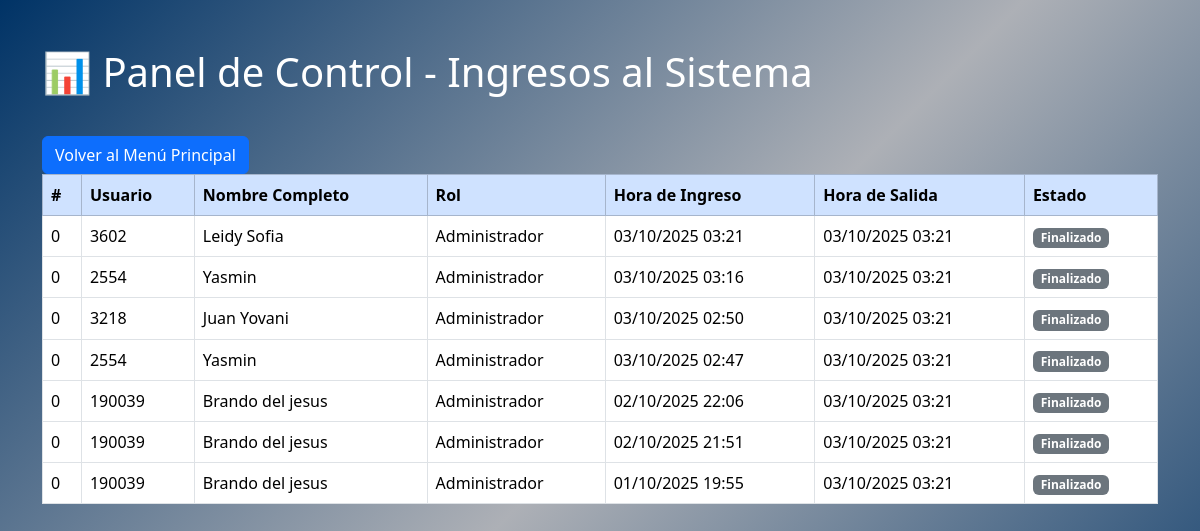
Page /Sistema_Integral/panel_control.php (signed in) on the committed database.
### tables this page shows
CREATE TABLE IF NOT EXISTS `registro_ingresos` (
  `id` int NOT NULL,
  `usuario` varchar(100) NOT NULL,
  `nombre_completo` varchar(255) NOT NULL,
  `rol` varchar(50) NOT NULL,
  `fecha_ingreso` datetime NOT NULL,
  `fecha_salida` datetime DEFAULT NULL
);

### Sistema_Integral/panel_control.php (the view, shortened to what this page needs)
<?php
$conn = new mysqli("localhost", "root", "", "pisi");
$sql = "SELECT id, usuario, nombre_completo, rol, fecha_ingreso, fecha_salida FROM registro_ingresos ORDER BY fecha_ingreso DESC";
$result = $conn->query($sql);
?>
<!DOCTYPE html>
<html lang="es">
<head>
    <link href="https://cdn.jsdelivr.net/npm/bootstrap@5.3.3/dist/css/bootstrap.min.css" rel="stylesheet">
</head>
<body style="background: linear-gradient(135deg, #003366,#ADB0B6,#003366);  margin: 0;height: 100%; min-height: 100vh;">
<div class="container mt-5">
    <h1 class="mb-4 text-white">📊 Panel de Control - Ingresos al Sistema</h1>
        <a href="menu.php" class="btn btn-primary mt-3">
        <i class="bi bi-arrow-left-circle"></i> Volver al Menú Principal
    </a>
    <table class="table table-hover table-bordered align-middle">
        <thead class="table-primary">
            <tr>
                <th>#</th>
                <th>Usuario</th>
                <th>Nombre Completo</th>
                <th>Rol</th>
                <th>Hora de Ingreso</th>
                <th>Hora de Salida</th>
                <th>Estado</th>
            </tr>
        </thead>
        <tbody>
            <?php while($row = $result->fetch_assoc()): ?>
                <tr>
                    <td><?php echo htmlspecialchars($row['id']); ?></td>
                    <td><?php echo htmlspecialchars($row['usuario']); ?></td>
                    <td><?php echo htmlspecialchars($row['nombre_completo']); ?></td>
                    <td><?php echo htmlspecialchars($row['rol']); ?></td>
                    <td><?php echo date('d/m/Y H:i', strtotime($row['fecha_ingreso'])); ?></td>
                    <td>
                        <?php
                        if ($row['fecha_salida']) {
                            echo date('d/m/Y H:i', strtotime($row['fecha_salida']));
                        } else {
                            echo "<span class='text-danger fw-bold'>Conectado</span>";
                        }
                        ?>
                    </td>
                    <td>
                        <?php
                        if ($row['fecha_salida']) {
                            echo "<span class='badge bg-secondary'>Finalizado</span>";
                        } else {
                            echo "<span class='badge bg-success'>Activo</span>";
                        }
                        ?>
                    </td>
                </tr>
            <?php endwhile; ?>
        </tbody>
    </table>
</div>
</body>
</html>

### rows in the picture
registro_ingresos: id "0", usuario "3602", nombre_completo "Leidy Sofia", rol "Administrador", fecha_ingreso "03/10/2025 03:21", fecha_salida "03/10/2025 03:21", shows "Finalizado"
registro_ingresos: id "0", usuario "2554", nombre_completo "Yasmin", rol "Administrador", fecha_ingreso "03/10/2025 03:16", fecha_salida "03/10/2025 03:21", shows "Finalizado"
registro_ingresos: id "0", usuario "3218", nombre_completo "Juan Yovani", rol "Administrador", fecha_ingreso "03/10/2025 02:50", fecha_salida "03/10/2025 03:21", shows "Finalizado"
registro_ingresos: id "0", usuario "2554", nombre_completo "Yasmin", rol "Administrador", fecha_ingreso "03/10/2025 02:47", fecha_salida "03/10/2025 03:21", shows "Finalizado"
registro_ingresos: id "0", usuario "190039", nombre_completo "Brando del jesus", rol "Administrador", fecha_ingreso "02/10/2025 22:06", fecha_salida "03/10/2025 03:21", shows "Finalizado"
registro_ingresos: id "0", usuario "190039", nombre_completo "Brando del jesus", rol "Administrador", fecha_ingreso "02/10/2025 21:51", fecha_salida "03/10/2025 03:21", shows "Finalizado"
registro_ingresos: id "0", usuario "190039", nombre_completo "Brando del jesus", rol "Administrador", fecha_ingreso "01/10/2025 19:55", fecha_salida "03/10/2025 03:21", shows "Finalizado"
